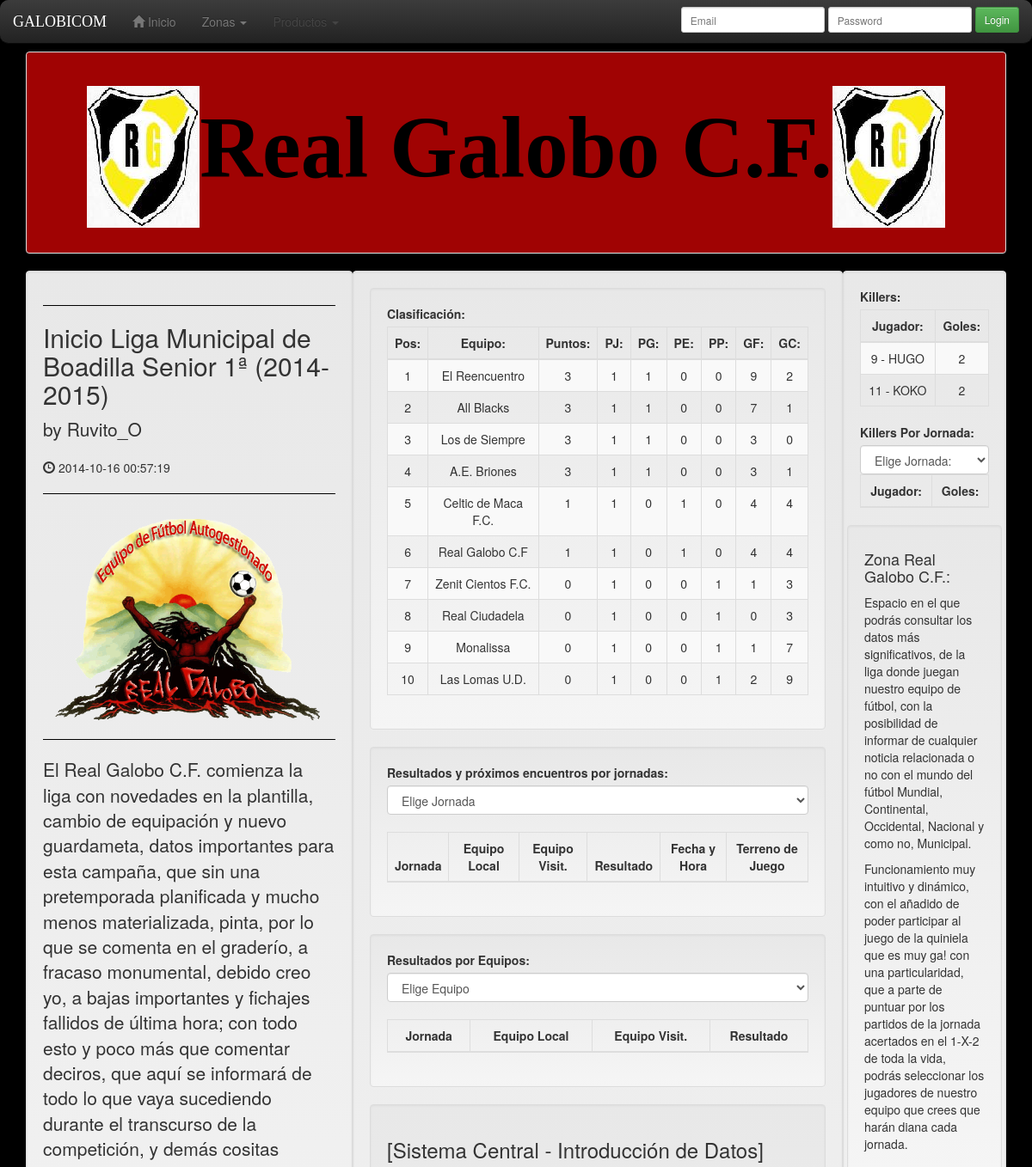
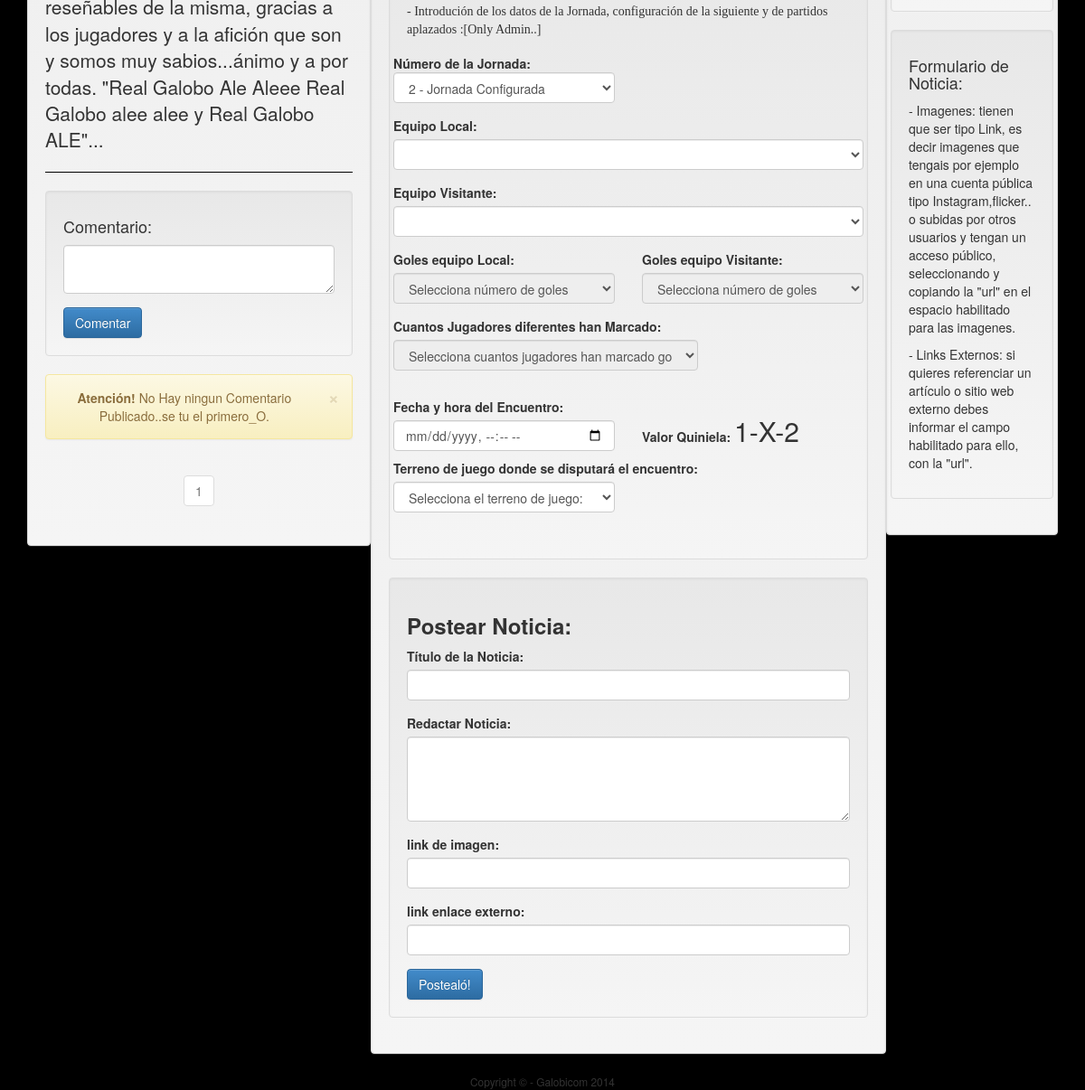
The app's page /u199747581/public_html/realGalobo.php with its own data (2 pictures, top to bottom).
### tables this page shows
CREATE TABLE `noticiasga` (
  `id_noticia` int(4) NOT NULL AUTO_INCREMENT,
  `idfk_user` int(3) NOT NULL,
  `titulo` varchar(90) NOT NULL,
  `contenido` text NOT NULL,
  `img_link` varchar(250) NOT NULL,
  `ext_link` varchar(250) NOT NULL,
  `fec_publicado` datetime NOT NULL,
  PRIMARY KEY (`id_noticia`),
  KEY `idfk_user` (`idfk_user`)
);

CREATE TABLE `users` (
  `id_user` int(3) NOT NULL AUTO_INCREMENT,
  `nombre` varchar(40) NOT NULL,
  `apellidos` varchar(60) NOT NULL,
  `nick` varchar(20) NOT NULL,
  `email` varchar(120) NOT NULL,
  `password` varchar(80) NOT NULL,
  `fec_alta` date NOT NULL,
  `fec_baja` date DEFAULT NULL,
  `nivel_acceso` int(2) NOT NULL,
  PRIMARY KEY (`id_user`)
);

CREATE TABLE `equipos` (
  `id_equipo` int(2) NOT NULL AUTO_INCREMENT,
  `nom_equipo` varchar(50) NOT NULL,
  `puntos` int(2) NOT NULL,
  `jugados` int(2) NOT NULL,
  `ganados` int(2) NOT NULL,
  `empatados` int(2) NOT NULL,
  `perdidos` int(2) NOT NULL,
  `gol_favor` int(3) NOT NULL,
  `gol_contra` int(3) NOT NULL,
  PRIMARY KEY (`id_equipo`)
);

CREATE TABLE `jugadoresga` (
  `id_jugador` int(2) NOT NULL AUTO_INCREMENT,
  `nombre` varchar(15) NOT NULL,
  `apellidos` varchar(50) NOT NULL,
  `nom_camiseta` varchar(30) NOT NULL,
  `posicion` char(3) NOT NULL,
  `Comentario` varchar(500) NOT NULL,
  `cod_magico` varchar(25) NOT NULL,
  PRIMARY KEY (`id_jugador`)
);

### u199747581/public_html/funciones_out.php (the view, shortened to what this page needs)
<?php
function cargarCabecera($titulo,$pag){
?>
	<!DOCTYPE html>
	<html>
	<head><title>Galobicom - <?php echo $titulo; ?></title>
		<link rel="stylesheet" type="text/css" href="css/bootstrap.min.css">
		<link rel="stylesheet" type="text/css" href="css/bootstrap-theme.min.css">
		<link rel="stylesheet" type="text/css" href="css/miestilo.css">
	</head>
	<body onload="init();" style="background-color: black;">
		<div class="container" style="background-color: black; border-radius: 10px;">
<?php
cargarBarraNav($pag);
}
function cargarAlerts($tipo,$tam,$mensaje){
      switch($tipo){
      	case 'warning':
      		$clase = 'alert'.$tam.' alert-warning alert-dismissible';
      		break;
      }
?>
		<div class="text-center <?php echo $clase; ?>" role="alert">
		  <button id="mensajeAlert" type="button" class="close" data-dismiss="alert"><span aria-hidden="true">&times;</span><span class="sr-only">Close</span></button>
		  <strong>Atención!</strong> <?php echo $mensaje; ?>.
		</div>
<?php
}
function cargarPie(){
?>
			<div class="row">
				<div class="col-md-12 text-center"><small>Copyright &copy - Galobicom 2014</small></div>
			</div>
		</div>
	</body>
	</html>
<?php
}
function cargarBarraNav($pag){
?>
	<br>
	<nav class="navbar navbar-inverse navbar-fixed-top" style="border-radius: 10px;" role="navigation">
	  <div class="container-fluid">
	    <div class="navbar-header">
	      <a class="navbar-brand" href="index.php" style="font-family: cursive;">GALOBICOM</a>
	    </div>
	    <div class="collapse navbar-collapse bs-example-navbar-collapse-1">
	      <ul class="nav navbar-nav">
	        <li><a href="index.php"><span class="glyphicon glyphicon-home"></span> Inicio</a></li>
	        <li class="dropdown">
	        	<a href="#" class="dropdown-toggle" data-toggle="dropdown">Zonas <span class="caret"></a>
	        </li>
	        <li class="dropdown disabled">
	        	<a id="dLabel" role="button" data-toggle="dropdown" class="" data-target="#" href="/page.html">
                Productos <span class="caret"></span></a>
	        </li>
	      </ul>
	      <ul class="nav navbar-nav navbar-right">
	      	<?php
	      		if(isset($_SESSION['id'])){
	      			$elegido='';
	      			if($_SESSION['nivAcceso']==1){
	      				$elegido = '[ES EL ELEGIDO]';
	      			}
	      	?>
	      	<li><a class="navbar-brand"><?php echo 'Hola! ' . $_SESSION['nic'].' '.$elegido; ?></a></li>
	      	<li><a href="logout.php">Cerrar Sesión</a></li>
	      	<?php
	      	echo '<li class="navbar-brand">';
	      			if(isset($_GET['mnsl'])){
						switch($_GET['mnsl']){
							case '0a': cargarAlerts('success','sm','Estás Dentro!..Bienvenido!!');
										break;
						}
					}
			echo '</li>';
	      		}else{
	      	?>
			<form class="navbar-form form-inline" role="login" name="login" action="login.php?p=<?php echo $pag; ?>" method="post">
			  <div class="form-group">
			    <input type="text" class="form-control input-sm" placeholder="Email" name="inputEmail">
			  </div>
			  <div class="form-group">
			    <input type="password" class="form-control input-sm" placeholder="Password" name="inputPassword">
			  </div>
			  <button type="submit" class="btn btn-success btn-sm">Login</button>
			  <?php
			   }
			  ?>
			</form>
		   </ul>
		</div>
	 </div>
	</nav>
<?php
}
?>
<?php
function cargarTablaClasificacion(){
	$conect = conectarDB01();
	$consulta = $conect->query("SELECT *,(gol_favor - gol_contra) as golaverage FROM equipos ORDER BY puntos DESC, golaverage DESC; ");
	if($consulta){
		$posicion=1;
		while($registro = mysqli_fetch_assoc($consulta)){
?>
			<tr>
                <td class="text-center"><?php echo $posicion; ?></td>
                <td class="text-center"><?php echo $registro['nom_equipo']; ?></td>
                <td class="text-center"><?php echo $registro['puntos']; ?></td>
                <td class="text-center"><?php echo $registro['jugados']; ?></td>
                <td class="text-center"><?php echo $registro['ganados']; ?></td>
                <td class="text-center"><?php echo $registro['empatados']; ?></td>
                <td class="text-center"><?php echo $registro['perdidos']; ?></td>
                <td class="text-center"><?php echo $registro['gol_favor']; ?></td>
                <td class="text-center"><?php echo $registro['gol_contra']; ?></td>
            </tr>
<?php
		$posicion++;
		}
	}else{
		cargarAlerts('warning','sm','Error en Base de datos(db)');
	}
}
function generaComboEquipos(){
	$conect = conectarDB01();
	$consulta = $conect->query("SELECT id_equipo, nom_equipo FROM equipos ORDER BY nom_equipo; ");
			echo "<select id='combEquipos01' class='form-control' required>";
	if($consulta){
			echo "<option value=''>Elige Equipo</option>";
	}else{
			echo "<option value='0' style='background: red;'>Error en Base de datos</option>";
	}
			echo "</select>";
}
function generaComboJornadas(){
	$conect = conectarDB01();
	$consulta = $conect->query("SELECT distinct jornada FROM resultados; ");
			echo "<select id='combJornadas' class='form-control' onchange='' required>";
	if($consulta){
			echo "<option value=''>Elige Jornada</option>";
	}else{
			echo "<option value='0' style='background: red;'>Error en Base de datos</option>";
	}
			echo "</select>";
}
function generaComboJornadasGuardarRG(){
	$conect = conectarDB01();
	$consulta = $conect->query("SELECT count(DISTINCT jornada) as JornadasJugadas FROM resultados; ");
	$registroCountJorJgadas = mysqli_fetch_assoc($consulta);
	$numJornadasJugadas = $registroCountJorJgadas['JornadasJugadas'];
			echo "<select id='combJorGuardar' class='form-control' onchange='' required>";
	if($numJornadasJugadas != 0){
	 for($cntJor=1; $cntJor <= $numJornadasJugadas; $cntJor++){
		$consultaResultados = $conect->query("SELECT * FROM resultados WHERE jornada='$cntJor'; ");
		if($consultaResultados && $consulta){
			$cntPartCompletados = 0; $cntPartiRegistrados = 0;
		   	while($regResultado = mysqli_fetch_assoc($consultaResultados)){
				if($regResultado['gol_A'] != NULL && $regResultado['gol_B'] != NULL){
					$cntPartCompletados++;
				}
				$cntPartiRegistrados++;
			}
			if($cntPartCompletados == 5){
				echo "<option value='".$cntJor."' disabled>".$cntJor." - completada</option>";
			}else{
				if($cntJor == $numJornadasJugadas && $cntPartiRegistrados == 5){
					echo "<option value='".$cntJor."'>".$cntJor." - Jornada Configurada</option>";
				}else{
					if($cntPartiRegistrados<5){
						echo "<option value='".$cntJor."'>".$cntJor." - Jornada Siguiente Sin Configurar</option>";
					}else{
						echo "<option value='".$cntJor."'>".$cntJor." - incompleta (Informar Resultados)</option>";
					}
				}
			}
		}else{
				echo "<option value='' style='background: red;'>Error en Base de datos</option>";
		}
	 }
	}else{
		$cntJor=1;
		echo "<option value='".$cntJor."'>".$cntJor." - Configurar Jornada Siguiente</option>";
	}
			echo "</select>";
}
function cargarNoticiasRG($maxelem){
	if(!isset($_GET['npag'])){
		$pagina = 1;
	}else{
		$pagina = addslashes(strip_tags($_GET['npag']));
	}
	$posicion = ($pagina - 1) * $maxelem;
	$conect = conectarDB01();
	$consulta = $conect->query("SELECT * FROM noticiasga ORDER BY fec_publicado DESC LIMIT $posicion, $maxelem; ");
	if($consulta){
		if($consulta->num_rows != 0){
			while($registroNoti = mysqli_fetch_assoc($consulta)){
				$idUsuarioNoti = $registroNoti['idfk_user'];
				$consultaNick = $conect->query("SELECT nick FROM users WHERE id_user='$idUsuarioNoti'; ");
				$registroUser = mysqli_fetch_assoc($consultaNick);
				echo "<hr style='border-top-color: black;'>";
				echo "<h2 id='tituloNoti' value='".$registroNoti['id_noticia']."'>".$registroNoti['titulo']."</h2>";
               	echo "<p class='lead'>by ".$registroUser['nick']."</p>";
                echo "<p><span class='glyphicon glyphicon-time'></span> ".$registroNoti['fec_publicado']."</p>";
                echo "<hr style='border-top-color: black;'>";
				if($registroNoti['img_link'] != ''){
                echo "<img class='img-responsive' src=".$registroNoti['img_link']." alt=''>";
                echo "<hr style='border-top-color: black;'>";
            	}
                echo "<p class='lead'>".$registroNoti['contenido']."</p>";
                echo "<hr style='border-top-color: black;'>";
                echo " <div role='form' id='divComment' class='well' value='".$registroNoti['id_noticia']."'>";
                echo "  <h4>Comentario:</h4>";
                echo "   <div class='form-group'>";
                echo "      <textarea id='textComent' class='form-control' rows='2' maxlength='100'></textarea>";
                echo "   </div>";
                echo "   <button type='button' id='btnFormMens' class='btn btn-primary'>Comentar</button>";
                echo " </div>";
				$idNoticia = $registroNoti['id_noticia'];
				$consultaMensajes = $conect->query("SELECT * FROM mensajesga WHERE idfk_noticia='$idNoticia'; ");
				if($consultaMensajes){
					if($consultaMensajes->num_rows != 0){
						while($registroMens = mysqli_fetch_assoc($consultaMensajes)){
							$idUsuarioMensa = $registroMens['idfk_user'];
							$consultaNick = $conect->query("SELECT nick FROM users WHERE id_user='$idUsuarioMensa'; ");
							$registroUser = mysqli_fetch_assoc($consultaNick);
							echo "<div class='media'>";
		                    echo " <div class='media-body'>";
		                    echo "    <h4 class='media-heading'><span class='glyphicon glyphicon-time'></span><small> ".$registroMens['fec_publicado']." by:</small> ".$registroUser['nick']."</h4>";
		                    echo $registroMens['mensaje'];
		                    echo " </div>";
		                    echo "</div>";
		                    echo "<hr style='border-top-color: black;'>";
		                 }
		                 	echo "<hr style='border-top-color: black;'>";
					}else{
						cargarAlerts('warning','','No Hay ningun Comentario Publicado..se tu el primero_O');
					}
				}else{
					cargarAlerts('danger','','Error en Base de datos(db)');
				}
			}
		}else{
			cargarAlerts('warning','','No Hay ningun post Publicado..se tu el primero_O');
		}
	}else{
		cargarAlerts('danger','','Error en Base de datos(db)');
	}
}
function cargarPaginacionNotiRG($maxelemp){
	if(!isset($_GET['npag'])){
		$pagActual = 1;
	}else{
		$pagActual = addslashes(strip_tags($_GET['npag']));
	}
	$conexion = conectarDB01();
	$consulta = $conexion->query("SELECT COUNT(*) as total FROM noticiasga; ");
	$registroNoti = $consulta->fetch_assoc();
	$totalRegistros = $registroNoti['total'];
	$paginas = ceil($totalRegistros / $maxelemp);
			echo '<div class="row text-center">';
			echo '<ul class="pagination">';
	for($cnt = 1; $cnt <= $paginas; $cnt++){
		if($cnt == $pagActual){
			echo '<li class="disabled"><a>'.$cnt.'<span class="sr-only">'.$cnt.'</span></a></li>';
		}else{
			echo '<li><a href="realGalobo.php?npag='.$cnt.'">'.$cnt.'</a></li>';
		}
	}
			echo '</ul>';
			echo '</div>';
}
?>
<?php
function cargarTablaGoleadoresRG(){
	$conect = conectarDB01();
	$consGoleadores = $conect->query("SELECT idfk_jugador,sum(goles) as sumaGoles FROM jugadores_goles GROUP BY idfk_jugador; ");
	if($consGoleadores){
		while($regisGoleadores = mysqli_fetch_assoc($consGoleadores)){
			$idJugador = $regisGoleadores['idfk_jugador'];
			$consNomJugador = $conect->query("SELECT nom_camiseta,id_jugador FROM jugadoresga WHERE id_jugador='$idJugador'; ");
			$regisJugador = mysqli_fetch_assoc($consNomJugador);
?>
			<tr>
                <td class="text-center"><?php echo $regisJugador['id_jugador']." - ".$regisJugador['nom_camiseta']; ?></td>
                <td class="text-center"><?php echo $regisGoleadores['sumaGoles']; ?></td>
            </tr>
<?php
		}
	}else{
		cargarAlerts('warning','sm','Error en Base de datos(db)');
	}
}
?>

### records on screen
noticiasga: $registroNoti['id_noticia'] 1 (drawn), titulo "Inicio Liga Municipal de Boadilla Senior 1ª (2014-2015)", users.nick "Ruvito_O", fec_publicado "2014-10-16 00:57:19", img_link (picture), contenido "El Real Galobo C.F. comienza la liga con novedades en la plantilla, cambio de equipación y nuevo guardameta, datos importantes para esta campaña, que sin una pretemporada planificada y mucho menos materializada, pinta, por lo que se comenta en el graderío, a fracaso monumental, debido creo yo, a bajas importantes y fichajes fallidos de última hora; con todo esto y poco más que comentar deciros, que aquí se informará de todo lo que vaya sucediendo durante el transcurso de la competición, y demás cositas reseñables de la misma, gracias a los jugadores y a la afición que son y somos muy sabios...ánimo y a por todas. \"Real Galobo Ale Aleee Real Galobo alee alee y Real Galobo ALE\"..."
equipos: nom_equipo "El Reencuentro", puntos "3", jugados "1", ganados "1", empatados "0", perdidos "0", gol_favor "9", gol_contra "2"
equipos: nom_equipo "All Blacks", puntos "3", jugados "1", ganados "1", empatados "0", perdidos "0", gol_favor "7", gol_contra "1"
equipos: nom_equipo "Los de Siempre", puntos "3", jugados "1", ganados "1", empatados "0", perdidos "0", gol_favor "3", gol_contra "0"
equipos: nom_equipo "A.E. Briones", puntos "3", jugados "1", ganados "1", empatados "0", perdidos "0", gol_favor "3", gol_contra "1"
equipos: nom_equipo "Celtic de Maca F.C.", puntos "1", jugados "1", ganados "0", empatados "1", perdidos "0", gol_favor "4", gol_contra "4"
equipos: nom_equipo "Real Galobo C.F", puntos "1", jugados "1", ganados "0", empatados "1", perdidos "0", gol_favor "4", gol_contra "4"
equipos: nom_equipo "Zenit Cientos F.C.", puntos "0", jugados "1", ganados "0", empatados "0", perdidos "1", gol_favor "1", gol_contra "3"
equipos: nom_equipo "Real Ciudadela", puntos "0", jugados "1", ganados "0", empatados "0", perdidos "1", gol_favor "0", gol_contra "3"
equipos: nom_equipo "Monalissa", puntos "0", jugados "1", ganados "0", empatados "0", perdidos "1", gol_favor "1", gol_contra "7"
equipos: nom_equipo "Las Lomas U.D.", puntos "0", jugados "1", ganados "0", empatados "0", perdidos "1", gol_favor "2", gol_contra "9"
jugadoresga: id_jugador "9", nom_camiseta "HUGO"
jugadoresga: id_jugador "11", nom_camiseta "KOKO"

### other values on screen
$regisGoleadores['sumaGoles'] "2"
form field value "2 - Jornada Configurada"
